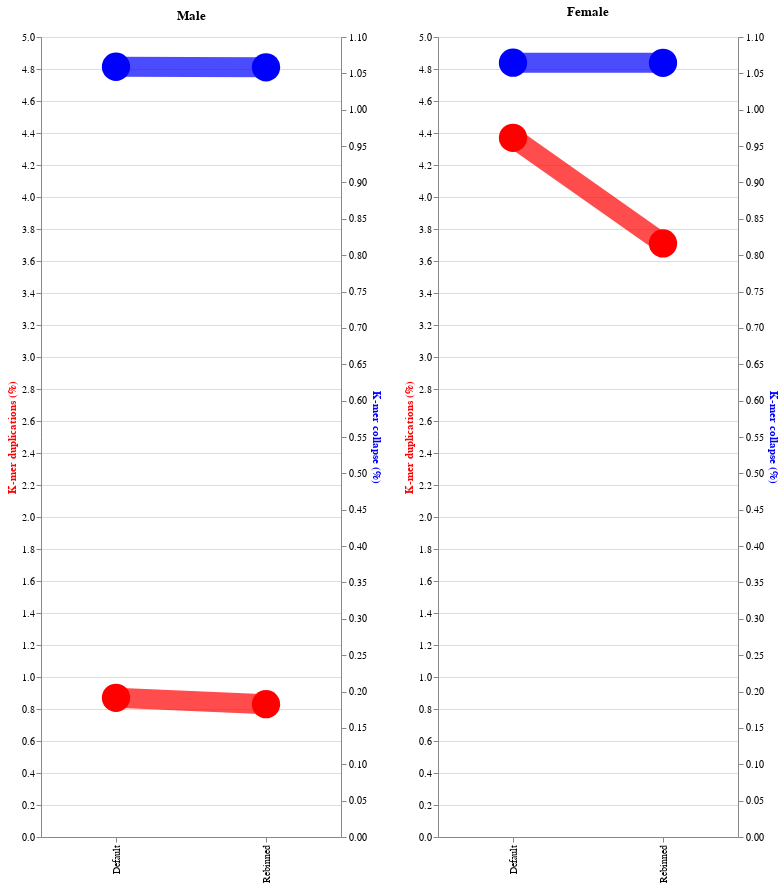

This figure's notebook cell:
### Code cell
panel_B_c = (pat_mat(pat,0,5,"Male") | pat_mat(mat,0,5,"Female"))
panel_B_c

### Figure 1 — Vega-Lite specification as saved in the notebook (floating-point values rounded to 4 significant figures)
{"config": {"view": {"continuousWidth": 400, "continuousHeight": 300}}, "hconcat": [{"layer": [{"mark": {"type": "line", "color": "red", "opacity": 0.7, "point": {"filled": true, "fill": "red", "size": 800}, "strokeWidth": 20}, "encoding": {"x": {"field": "tp", "title": null, "type": "nominal"}, "y": {"axis": {"titleColor": "red"}, "field": "k_dup", "scale": {"domain": [0, 5]}, "title": "K-mer duplications (%)", "type": "quantitative"}}}, {"mark": {"type": "line", "color": "blue", "opacity": 0.7, "point": {"filled": true, "fill": "blue", "size": 800}, "strokeWidth": 20}, "encoding": {"x": {"field": "tp", "type": "nominal"}, "y": {"axis": {"titleColor": "blue"}, "field": "k_col", "title": "K-mer collapse (%)", "type": "quantitative"}}}], "data": {"name": "data-144356ee6ef16ea426adc96fbe149185"}, "height": 800, "resolve": {"scale": {"y": "independent"}}, "title": "Male", "width": 300}, {"layer": [{"mark": {"type": "line", "color": "red", "opacity": 0.7, "point": {"filled": true, "fill": "red", "size": 800}, "strokeWidth": 20}, "encoding": {"x": {"field": "tp", "title": null, "type": "nominal"}, "y": {"axis": {"titleColor": "red"}, "field": "k_dup", "scale": {"domain": [0, 5]}, "title": "K-mer duplications (%)", "type": "quantitative"}}}, {"mark": {"type": "line", "color": "blue", "opacity": 0.7, "point": {"filled": true, "fill": "blue", "size": 800}, "strokeWidth": 20}, "encoding": {"x": {"field": "tp", "type": "nominal"}, "y": {"axis": {"titleColor": "blue"}, "field": "k_col", "title": "K-mer collapse (%)", "type": "quantitative"}}}], "data": {"name": "data-6f06856d61a4c8b29c1d95b6d0947e47"}, "height": 800, "resolve": {"scale": {"y": "independent"}}, "title": "Female", "width": 300}], "$schema": "https://vega.github.io/schema/vega-lite/v4.17.0.json", "datasets": {"data-144356ee6ef16ea426adc96fbe149185": [{"tp": "Default", "k_dup": 0.87, "k_col": 1.059}, {"tp": "Rebinned", "k_dup": 0.83, "k_col": 1.058}], "data-6f06856d61a4c8b29c1d95b6d0947e47": [{"tp": "Default", "k_dup": 4.37, "k_col": 1.065}, {"tp": "Rebinned", "k_dup": 3.71, "k_col": 1.064}]}}
